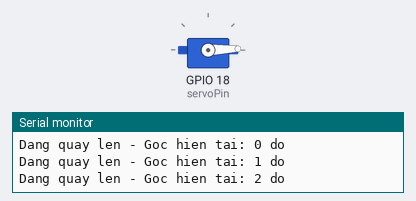
Recording of a sketch running on a simulated ESP32. Shown: servo, the last lines printed to the serial monitor.

Above: at 0.05 s.
At 1.75 s:
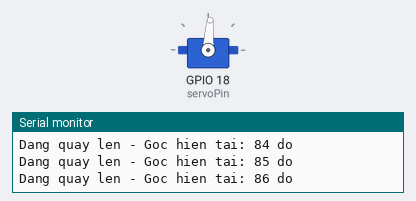
At 3.5 s:
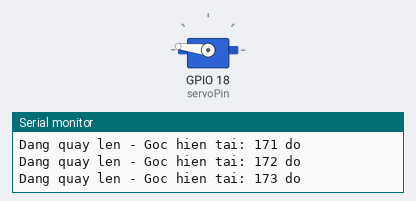
At 6.95 s:
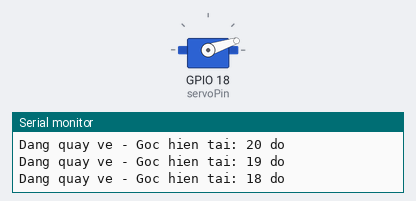
Timing chart, 0 to 9.5 s (numbered marks = the images above):
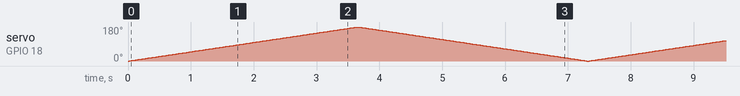

The sketch:

sketch.ino
```cpp
#include <ESP32Servo.h> // Sử dụng thư viện Servo chuyên dụng cho ESP32

Servo myservo;  // Tạo đối tượng servo để điều khiển
int servoPin = 18; // Chân kết nối tín hiệu servo

void setup() {
  Serial.begin(115200); // Khởi động Serial để xem thông báo
  myservo.attach(servoPin); // Gắn servo vào chân GPIO 18
  Serial.println("He thong dieu khien Servo da san sang!");
}

void loop() {
  // Quay từ 0 độ lên 180 độ
  for (int angle = 0; angle <= 180; angle += 1) {
    myservo.write(angle);
    Serial.print("Dang quay len - Goc hien tai: ");
    Serial.print(angle);
    Serial.println(" do");
    delay(20); // Chờ 20ms để servo kịp quay đến vị trí
  }

  // Quay ngược lại từ 180 độ về 0 độ
  for (int angle = 180; angle >= 0; angle -= 1) {
    myservo.write(angle);
    Serial.print("Dang quay ve - Goc hien tai: ");
    Serial.print(angle);
    Serial.println(" do");
    delay(20);
  }
}
```
